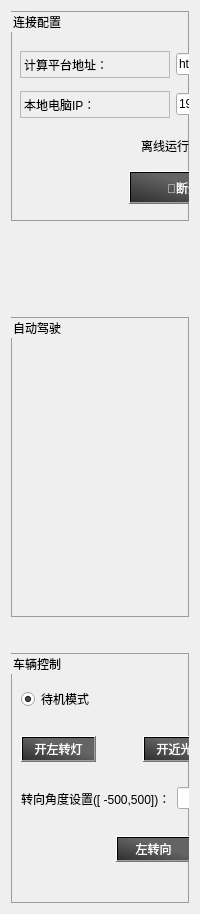
          <widget class="QWidget" name="tab">
           <attribute name="title">
            <string>基本控制</string>
           </attribute>
           <layout class="QVBoxLayout" name="verticalLayout_9">
            <item>
             <layout class="QVBoxLayout" name="verticalLayout_2">
              <item>
               <widget class="QGroupBox" name="groupBox_5">
                <property name="minimumSize">
                 <size>
                  <width>0</width>
                  <height>210</height>
                 </size>
                </property>
                <property name="styleSheet">
                 <string notr="true">QGroupBox {
            border-color: rgb(156, 156, 156);
            border-width: 1px;
            border-style: solid;
            margin-top: 0.5ex;
        }</string>
                </property>
                <property name="title">
                 <string>连接配置</string>
                </property>
                <widget class="QWidget" name="horizontalLayoutWidget_5">
                 <property name="geometry">
                  <rect>
                   <x>9</x>
                   <y>40</y>
                   <width>441</width>
                   <height>27</height>
                  </rect>
                 </property>
                 <layout class="QHBoxLayout" name="horizontalLayout_19">
                  <item>
                   <widget class="QLabel" name="label">
                    <property name="minimumSize">
                     <size>
                      <width>150</width>
                      <height>0</height>
                     </size>
                    </property>
                    <property name="maximumSize">
                     <size>
                      <width>100</width>
                      <height>30</height>
                     </size>
                    </property>
                    <property name="frameShape">
                     <enum>QFrame::StyledPanel</enum>
                    </property>
                    <property name="frameShadow">
                     <enum>QFrame::Raised</enum>
                    </property>
                    <property name="text">
                     <string>计算平台地址：</string>
                    </property>
                    <property name="textInteractionFlags">
                     <set>Qt::LinksAccessibleByMouse</set>
                    </property>
                   </widget>
                  </item>
                  <item>
                   <widget class="QLineEdit" name="line_edit_master">
                    <property name="text">
                     <string>http://192.168.1.102:11311/</string>
                    </property>
                   </widget>
                  </item>
                 </layout>
                </widget>
                <widget class="QWidget" name="horizontalLayoutWidget_6">
                 <property name="geometry">
                  <rect>
                   <x>9</x>
                   <y>80</y>
                   <width>441</width>
                   <height>27</height>
                  </rect>
                 </property>
                 <layout class="QHBoxLayout" name="horizontalLayout_20">
                  <item>
                   <widget class="QLabel" name="label_2">
                    <property name="minimumSize">
                     <size>
                      <width>150</width>
                      <height>0</height>
                     </size>
                    </property>
                    <property name="maximumSize">
                     <size>
                      <width>100</width>
                      <height>100</height>
                     </size>
                    </property>
                    <property name="frameShape">
                     <enum>QFrame::StyledPanel</enum>
                    </property>
                    <property name="frameShadow">
                     <enum>QFrame::Raised</enum>
                    </property>
                    <property name="text">
                     <string>本地电脑IP：</string>
                    </property>
                   </widget>
                  </item>
                  <item>
                   <widget class="QLineEdit" name="line_edit_host">
                    <property name="text">
                     <string>192.168.1.118</string>
                    </property>
                   </widget>
                  </item>
                 </layout>
                </widget>
                <widget class="QWidget" name="horizontalLayoutWidget_7">
                 <property name="geometry">
                  <rect>
                   <x>9</x>
                   <y>120</y>
                   <width>441</width>
                   <height>31</height>
                  </rect>
                 </property>
                 <layout class="QHBoxLayout" name="horizontalLayout_22">
                  <item>
                   <spacer name="horizontalSpacer_12">
                    <property name="orientation">
                     <enum>Qt::Horizontal</enum>
                    </property>
                    <property name="sizeHint" stdset="0">
                     <size>
                      <width>40</width>
                      <height>20</height>
                     </size>
                    </property>
                   </spacer>
                  </item>
                  <item>
                   <widget class="QCheckBox" name="checkbox_use_environment">
                    <property name="layoutDirection">
                     <enum>Qt::RightToLeft</enum>
                    </property>
                    <property name="text">
                     <string>离线运行</string>
                    </property>
                   </widget>
                  </item>
                  <item>
                   <spacer name="horizontalSpacer_11">
                    <property name="orientation">
                     <enum>Qt::Horizontal</enum>
                    </property>
                    <property name="sizeHint" stdset="0">
                     <size>
                      <width>40</width>
                      <height>20</height>
                     </size>
                    </property>
                   </spacer>
                  </item>
                  <item>
                   <widget class="QCheckBox" name="checkbox_remember_settings">
                    <property name="layoutDirection">
                     <enum>Qt::RightToLeft</enum>
                    </property>
                    <property name="text">
                     <string>打开软件时自动连接</string>
                    </property>
                   </widget>
                  </item>
                 </layout>
                </widget>
                <widget class="QWidget" name="horizontalLayoutWidget_8">
                 <property name="geometry">
                  <rect>
                   <x>9</x>
                   <y>160</y>
                   <width>441</width>
                   <height>33</height>
                  </rect>
                 </property>
                 <layout class="QHBoxLayout" name="horizontalLayout_23">
                  <item>
                   <spacer name="horizontalSpacer_13">
                    <property name="orientation">
                     <enum>Qt::Horizontal</enum>
                    </property>
                    <property name="sizeHint" stdset="0">
                     <size>
                      <width>40</width>
                      <height>20</height>
                     </size>
                    </property>
                   </spacer>
                  </item>
                  <item>
                   <widget class="QPushButton" name="button_disconnect">
                    <property name="sizePolicy">
                     <sizepolicy hsizetype="MinimumExpanding" vsizetype="Expanding">
                      <horstretch>0</horstretch>
                      <verstretch>0</verstretch>
                     </sizepolicy>
                    </property>
                    <property name="styleSheet">
                     <string notr="true">QPushButton
{
    color:white;
	background-color: qlineargradient(spread:pad, x1:0.0618557, y1:1, x2:0.948454, y2:0.057, stop:0 rgba(50, 50, 50, 255), stop:0.618557 rgba(100, 100, 100, 255));
}
QPushButton:hover
{
    background-color: qlineargradient(spread:pad, x1:0.0618557, y1:1, x2:0.948454, y2:0.057, stop:0 rgba(100, 100, 100, 255), stop:0.618557 rgba(50, 50, 50, 255));
}
QPushButton:pressed
{
    background-color: qlineargradient(spread:pad, x1:0.0618557, y1:1, x2:0.948454, y2:0.057, stop:0 rgba(20, 20, 20, 255), stop:0.618557 rgba(70, 70, 70, 255));
    padding-left:3px;
    padding-top:3px;
}</string>
                    </property>
                    <property name="text">
                     <string>🔗断开</string>
                    </property>
                   </widget>
                  </item>
                  <item>
                   <spacer name="horizontalSpacer_10">
                    <property name="orientation">
                     <enum>Qt::Horizontal</enum>
                    </property>
                    <property name="sizeHint" stdset="0">
                     <size>
                      <width>40</width>
                      <height>20</height>
                     </size>
                    </property>
                   </spacer>
                  </item>
                  <item>
                   <widget class="QPushButton" name="button_connect">
                    <property name="enabled">
                     <bool>true</bool>
                    </property>
                    <property name="sizePolicy">
                     <sizepolicy hsizetype="MinimumExpanding" vsizetype="Expanding">
                      <horstretch>0</horstretch>
                      <verstretch>0</verstretch>
                     </sizepolicy>
                    </property>
                    <property name="toolTip">
                     <string>Set the target to the current joint trajectory state.</string>
                    </property>
                    <property name="statusTip">
                     <string>Clear all waypoints and set the target to the current joint trajectory state.</string>
                    </property>
                    <property name="styleSheet">
                     <string notr="true">QPushButton
{
    color:white;
	background-color: qlineargradient(spread:pad, x1:0.0618557, y1:1, x2:0.948454, y2:0.057, stop:0 rgba(50, 50, 50, 255), stop:0.618557 rgba(100, 100, 100, 255));
}
QPushButton:hover
{
    background-color: qlineargradient(spread:pad, x1:0.0618557, y1:1, x2:0.948454, y2:0.057, stop:0 rgba(100, 100, 100, 255), stop:0.618557 rgba(50, 50, 50, 255));
}
QPushButton:pressed
{
    background-color: qlineargradient(spread:pad, x1:0.0618557, y1:1, x2:0.948454, y2:0.057, stop:0 rgba(20, 20, 20, 255), stop:0.618557 rgba(70, 70, 70, 255));
    padding-left:3px;
    padding-top:3px;
}</string>
                    </property>
                    <property name="text">
                     <string>连接</string>
                    </property>
                    <property name="icon">
                     <iconset resource="../resources/images.qrc">
                      <normaloff>:/images/line.png</normaloff>:/images/line.png</iconset>
                    </property>
                   </widget>
                  </item>
                 </layout>
                </widget>
               </widget>
              </item>
              <item>
               <spacer name="verticalSpacer">
                <property name="orientation">
                 <enum>Qt::Vertical</enum>
                </property>
                <property name="sizeHint" stdset="0">
                 <size>
                  <width>20</width>
                  <height>40</height>
                 </size>
                </property>
               </spacer>
              </item>
              <item>
               <widget class="QGroupBox" name="groupBox_4">
                <property name="minimumSize">
                 <size>
                  <width>0</width>
                  <height>300</height>
                 </size>
                </property>
                <property name="maximumSize">
                 <size>
                  <width>16777215</width>
                  <height>200</height>
                 </size>
                </property>
                <property name="styleSheet">
                 <string notr="true">QGroupBox {
            border-color: rgb(156, 156, 156);
            border-width: 1px;
            border-style: solid;
            margin-top: 0.5ex;
        }</string>
                </property>
                <property name="title">
                 <string>自动驾驶</string>
                </property>
                <widget class="QWidget" name="gridLayoutWidget">
                 <property name="geometry">
                  <rect>
                   <x>9</x>
                   <y>30</y>
                   <width>441</width>
                   <height>261</height>
                  </rect>
                 </property>
                 <layout class="QGridLayout" name="gridLayout_avos_ctrl"/>
                </widget>
               </widget>
              </item>
              <item>
               <spacer name="verticalSpacer_2">
                <property name="orientation">
                 <enum>Qt::Vertical</enum>
                </property>
                <property name="sizeHint" stdset="0">
                 <size>
                  <width>20</width>
                  <height>40</height>
                 </size>
                </property>
               </spacer>
              </item>
             </layout>
            </item>
            <item>
             <spacer name="verticalSpacer_3">
              <property name="orientation">
               <enum>Qt::Vertical</enum>
              </property>
              <property name="sizeHint" stdset="0">
               <size>
                <width>20</width>
                <height>40</height>
               </size>
              </property>
             </spacer>
            </item>
            <item>
             <widget class="QGroupBox" name="groupBox_3">
              <property name="minimumSize">
               <size>
                <width>0</width>
                <height>250</height>
               </size>
              </property>
              <property name="styleSheet">
               <string notr="true">QGroupBox {
            border-color: rgb(156, 156, 156);
            border-width: 1px;
            border-style: solid;
            margin-top: 0.5ex;
        }</string>
              </property>
              <property name="title">
               <string>车辆控制</string>
              </property>
              <widget class="QWidget" name="horizontalLayoutWidget">
               <property name="geometry">
                <rect>
                 <x>10</x>
                 <y>30</y>
                 <width>441</width>
                 <height>33</height>
                </rect>
               </property>
               <layout class="QHBoxLayout" name="horizontalLayout_7">
                <item>
                 <widget class="QRadioButton" name="idle_mode_rbtn">
                  <property name="text">
                   <string>待机模式</string>
                  </property>
                  <property name="checked">
                   <bool>true</bool>
                  </property>
                 </widget>
                </item>
                <item>
                 <spacer name="horizontalSpacer_3">
                  <property name="orientation">
                   <enum>Qt::Horizontal</enum>
                  </property>
                  <property name="sizeHint" stdset="0">
                   <size>
                    <width>40</width>
                    <height>20</height>
                   </size>
                  </property>
                 </spacer>
                </item>
                <item>
                 <widget class="QRadioButton" name="autodriver_mode_rbtn">
                  <property name="text">
                   <string>自动驾驶</string>
                  </property>
                 </widget>
                </item>
                <item>
                 <spacer name="horizontalSpacer_5">
                  <property name="orientation">
                   <enum>Qt::Horizontal</enum>
                  </property>
                  <property name="sizeHint" stdset="0">
                   <size>
                    <width>40</width>
                    <height>20</height>
                   </size>
                  </property>
                 </spacer>
                </item>
                <item>
                 <widget class="QRadioButton" name="maule_mode_rbtn">
                  <property name="text">
                   <string>人工驾驶</string>
                  </property>
                 </widget>
                </item>
               </layout>
              </widget>
              <widget class="QWidget" name="horizontalLayoutWidget_2">
               <property name="geometry">
                <rect>
                 <x>10</x>
                 <y>80</y>
                 <width>441</width>
                 <height>33</height>
                </rect>
               </property>
               <layout class="QHBoxLayout" name="horizontalLayout_8">
                <item>
                 <widget class="QPushButton" name="turn_left_light_btn">
                  <property name="styleSheet">
                   <string notr="true">QPushButton
{
    color:white;
	background-color: qlineargradient(spread:pad, x1:0.0618557, y1:1, x2:0.948454, y2:0.057, stop:0 rgba(50, 50, 50, 255), stop:0.618557 rgba(100, 100, 100, 255));
}
QPushButton:hover
{
    background-color: qlineargradient(spread:pad, x1:0.0618557, y1:1, x2:0.948454, y2:0.057, stop:0 rgba(100, 100, 100, 255), stop:0.618557 rgba(50, 50, 50, 255));
}
QPushButton:pressed
{
    background-color: qlineargradient(spread:pad, x1:0.0618557, y1:1, x2:0.948454, y2:0.057, stop:0 rgba(20, 20, 20, 255), stop:0.618557 rgba(70, 70, 70, 255));
    padding-left:3px;
    padding-top:3px;
}</string>
                  </property>
                  <property name="text">
                   <string>开左转灯</string>
                  </property>
                 </widget>
                </item>
                <item>
                 <spacer name="horizontalSpacer_6">
                  <property name="orientation">
                   <enum>Qt::Horizontal</enum>
                  </property>
                  <property name="sizeHint" stdset="0">
                   <size>
                    <width>40</width>
                    <height>20</height>
                   </size>
                  </property>
                 </spacer>
                </item>
                <item>
                 <widget class="QPushButton" name="front_low_light_btn">
                  <property name="styleSheet">
                   <string notr="true">QPushButton
{
    color:white;
	background-color: qlineargradient(spread:pad, x1:0.0618557, y1:1, x2:0.948454, y2:0.057, stop:0 rgba(50, 50, 50, 255), stop:0.618557 rgba(100, 100, 100, 255));
}
QPushButton:hover
{
    background-color: qlineargradient(spread:pad, x1:0.0618557, y1:1, x2:0.948454, y2:0.057, stop:0 rgba(100, 100, 100, 255), stop:0.618557 rgba(50, 50, 50, 255));
}
QPushButton:pressed
{
    background-color: qlineargradient(spread:pad, x1:0.0618557, y1:1, x2:0.948454, y2:0.057, stop:0 rgba(20, 20, 20, 255), stop:0.618557 rgba(70, 70, 70, 255));
    padding-left:3px;
    padding-top:3px;
}</string>
                  </property>
                  <property name="text">
                   <string>开近光灯</string>
                  </property>
                 </widget>
                </item>
                <item>
                 <spacer name="horizontalSpacer_14">
                  <property name="orientation">
                   <enum>Qt::Horizontal</enum>
                  </property>
                  <property name="sizeHint" stdset="0">
                   <size>
                    <width>40</width>
                    <height>20</height>
                   </size>
                  </property>
                 </spacer>
                </item>
                <item>
                 <widget class="QPushButton" name="front_high_light_btn">
                  <property name="styleSheet">
                   <string notr="true">QPushButton
{
    color:white;
	background-color: qlineargradient(spread:pad, x1:0.0618557, y1:1, x2:0.948454, y2:0.057, stop:0 rgba(50, 50, 50, 255), stop:0.618557 rgba(100, 100, 100, 255));
}
QPushButton:hover
{
    background-color: qlineargradient(spread:pad, x1:0.0618557, y1:1, x2:0.948454, y2:0.057, stop:0 rgba(100, 100, 100, 255), stop:0.618557 rgba(50, 50, 50, 255));
}
QPushButton:pressed
{
    background-color: qlineargradient(spread:pad, x1:0.0618557, y1:1, x2:0.948454, y2:0.057, stop:0 rgba(20, 20, 20, 255), stop:0.618557 rgba(70, 70, 70, 255));
    padding-left:3px;
    padding-top:3px;
}</string>
                  </property>
                  <property name="text">
                   <string>开远光灯</string>
                  </property>
                 </widget>
                </item>
                <item>
                 <spacer name="horizontalSpacer_7">
                  <property name="orientation">
                   <enum>Qt::Horizontal</enum>
                  </property>
                  <property name="sizeHint" stdset="0">
                   <size>
                    <width>40</width>
                    <height>20</height>
                   </size>
                  </property>
                 </spacer>
                </item>
                <item>
                 <widget class="QPushButton" name="turn_right_light_btn">
                  <property name="styleSheet">
                   <string notr="true">QPushButton
{
    color:white;
	background-color: qlineargradient(spread:pad, x1:0.0618557, y1:1, x2:0.948454, y2:0.057, stop:0 rgba(50, 50, 50, 255), stop:0.618557 rgba(100, 100, 100, 255));
}
QPushButton:hover
{
    background-color: qlineargradient(spread:pad, x1:0.0618557, y1:1, x2:0.948454, y2:0.057, stop:0 rgba(100, 100, 100, 255), stop:0.618557 rgba(50, 50, 50, 255));
}
QPushButton:pressed
{
    background-color: qlineargradient(spread:pad, x1:0.0618557, y1:1, x2:0.948454, y2:0.057, stop:0 rgba(20, 20, 20, 255), stop:0.618557 rgba(70, 70, 70, 255));
    padding-left:3px;
    padding-top:3px;
}</string>
                  </property>
                  <property name="text">
                   <string>开右转灯</string>
                  </property>
                 </widget>
                </item>
               </layout>
              </widget>
              <widget class="QWidget" name="horizontalLayoutWidget_3">
               <property name="geometry">
                <rect>
                 <x>10</x>
                 <y>130</y>
                 <width>441</width>
                 <height>31</height>
                </rect>
               </property>
               <layout class="QHBoxLayout" name="horizontalLayout_9">
                <item>
                 <widget class="QLabel" name="label_9">
                  <property name="text">
                   <string>转向角度设置([ -500,500])：</string>
                  </property>
                 </widget>
                </item>
                <item>
                 <widget class="QLineEdit" name="turn_angle_edit"/>
                </item>
               </layout>
              </widget>
              <widget class="QWidget" name="horizontalLayoutWidget_4">
               <property name="geometry">
                <rect>
                 <x>10</x>
                 <y>180</y>
                 <width>441</width>
                 <height>33</height>
                </rect>
               </property>
               <layout class="QHBoxLayout" name="horizontalLayout_10">
                <item>
                 <spacer name="horizontalSpacer_8">
                  <property name="orientation">
                   <enum>Qt::Horizontal</enum>
                  </property>
                  <property name="sizeHint" stdset="0">
                   <size>
                    <width>40</width>
                    <height>20</height>
                   </size>
                  </property>
                 </spacer>
                </item>
                <item>
                 <widget class="QPushButton" name="turn_left_btn">
                  <property name="styleSheet">
                   <string notr="true">QPushButton
{
    color:white;
	background-color: qlineargradient(spread:pad, x1:0.0618557, y1:1, x2:0.948454, y2:0.057, stop:0 rgba(50, 50, 50, 255), stop:0.618557 rgba(100, 100, 100, 255));
}
QPushButton:hover
{
    background-color: qlineargradient(spread:pad, x1:0.0618557, y1:1, x2:0.948454, y2:0.057, stop:0 rgba(100, 100, 100, 255), stop:0.618557 rgba(50, 50, 50, 255));
}
QPushButton:pressed
{
    background-color: qlineargradient(spread:pad, x1:0.0618557, y1:1, x2:0.948454, y2:0.057, stop:0 rgba(20, 20, 20, 255), stop:0.618557 rgba(70, 70, 70, 255));
    padding-left:3px;
    padding-top:3px;
}</string>
                  </property>
                  <property name="text">
                   <string>左转向</string>
                  </property>
                 </widget>
                </item>
                <item>
                 <spacer name="horizontalSpacer_9">
                  <property name="orientation">
                   <enum>Qt::Horizontal</enum>
                  </property>
                  <property name="sizeHint" stdset="0">
                   <size>
                    <width>40</width>
                    <height>20</height>
                   </size>
                  </property>
                 </spacer>
                </item>
                <item>
                 <widget class="QPushButton" name="turn_right_btn">
                  <property name="styleSheet">
                   <string notr="true">QPushButton
{
    color:white;
	background-color: qlineargradient(spread:pad, x1:0.0618557, y1:1, x2:0.948454, y2:0.057, stop:0 rgba(50, 50, 50, 255), stop:0.618557 rgba(100, 100, 100, 255));
}
QPushButton:hover
{
    background-color: qlineargradient(spread:pad, x1:0.0618557, y1:1, x2:0.948454, y2:0.057, stop:0 rgba(100, 100, 100, 255), stop:0.618557 rgba(50, 50, 50, 255));
}
QPushButton:pressed
{
    background-color: qlineargradient(spread:pad, x1:0.0618557, y1:1, x2:0.948454, y2:0.057, stop:0 rgba(20, 20, 20, 255), stop:0.618557 rgba(70, 70, 70, 255));
    padding-left:3px;
    padding-top:3px;
}</string>
                  </property>
                  <property name="text">
                   <string>右转向</string>
                  </property>
                 </widget>
                </item>
                <item>
                 <spacer name="horizontalSpacer_15">
                  <property name="orientation">
                   <enum>Qt::Horizontal</enum>
                  </property>
                  <property name="sizeHint" stdset="0">
                   <size>
                    <width>40</width>
                    <height>20</height>
                   </size>
                  </property>
                 </spacer>
                </item>
               </layout>
              </widget>
             </widget>
            </item>
           </layout>
          </widget>
